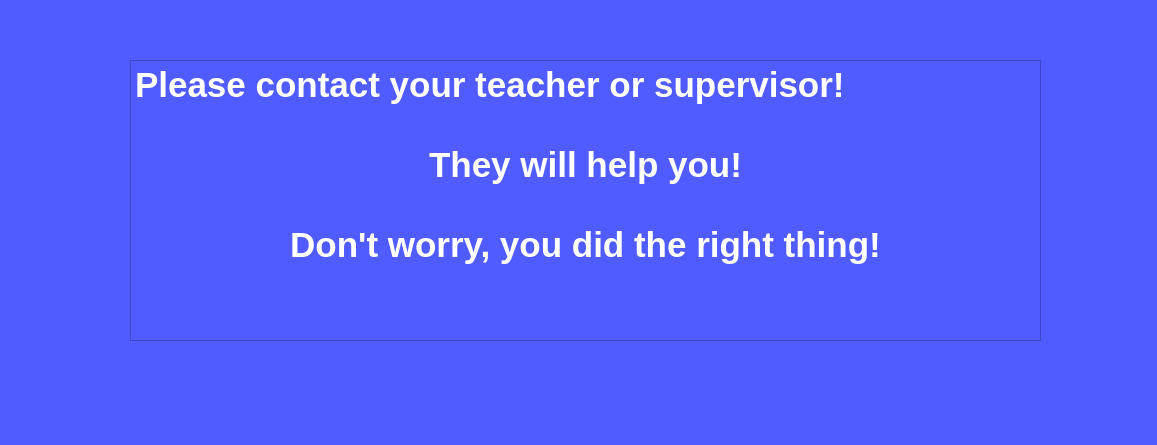
<?xml version="1.0" encoding="UTF-8"?>
<ui version="4.0">
 <class>ScreenCover</class>
 <widget class="QDockWidget" name="ScreenCover">
  <property name="geometry">
   <rect>
    <x>0</x>
    <y>0</y>
    <width>1157</width>
    <height>445</height>
   </rect>
  </property>
  <property name="styleSheet">
   <string notr="true">background-color: rgb(80, 92, 255)</string>
  </property>
  <property name="windowTitle">
   <string>DockWidget</string>
  </property>
  <widget class="QWidget" name="dockWidgetContents">
   <widget class="QTextBrowser" name="textBrowser">
    <property name="geometry">
     <rect>
      <x>130</x>
      <y>60</y>
      <width>911</width>
      <height>281</height>
     </rect>
    </property>
    <property name="styleSheet">
     <string notr="true">color: white;</string>
    </property>
    <property name="html">
     <string>&lt;!DOCTYPE HTML PUBLIC &quot;-//W3C//DTD HTML 4.0//EN&quot; &quot;http://www.w3.org/TR/REC-html40/strict.dtd&quot;&gt;
&lt;html&gt;&lt;head&gt;&lt;meta name=&quot;qrichtext&quot; content=&quot;1&quot; /&gt;&lt;style type=&quot;text/css&quot;&gt;
p, li { white-space: pre-wrap; }
&lt;/style&gt;&lt;/head&gt;&lt;body style=&quot; font-family:'Sans Serif'; font-size:9pt; font-weight:400; font-style:normal;&quot;&gt;
&lt;p style=&quot; margin-top:0px; margin-bottom:0px; margin-left:0px; margin-right:0px; -qt-block-indent:0; text-indent:0px;&quot;&gt;&lt;span style=&quot; font-size:26pt; font-weight:600;&quot;&gt;Please contact your teacher or supervisor! &lt;/span&gt;&lt;/p&gt;
&lt;p align=&quot;center&quot; style=&quot;-qt-paragraph-type:empty; margin-top:0px; margin-bottom:0px; margin-left:0px; margin-right:0px; -qt-block-indent:0; text-indent:0px; font-size:26pt; font-weight:600;&quot;&gt;&lt;br /&gt;&lt;/p&gt;
&lt;p align=&quot;center&quot; style=&quot; margin-top:0px; margin-bottom:0px; margin-left:0px; margin-right:0px; -qt-block-indent:0; text-indent:0px;&quot;&gt;&lt;span style=&quot; font-size:26pt; font-weight:600;&quot;&gt;They will help you!&lt;/span&gt;&lt;/p&gt;
&lt;p align=&quot;center&quot; style=&quot;-qt-paragraph-type:empty; margin-top:0px; margin-bottom:0px; margin-left:0px; margin-right:0px; -qt-block-indent:0; text-indent:0px; font-size:26pt; font-weight:600;&quot;&gt;&lt;br /&gt;&lt;/p&gt;
&lt;p align=&quot;center&quot; style=&quot; margin-top:0px; margin-bottom:0px; margin-left:0px; margin-right:0px; -qt-block-indent:0; text-indent:0px;&quot;&gt;&lt;span style=&quot; font-size:26pt; font-weight:600;&quot;&gt;Don't worry, you did the right thing!&lt;/span&gt;&lt;/p&gt;&lt;/body&gt;&lt;/html&gt;</string>
    </property>
   </widget>
  </widget>
 </widget>
 <resources/>
 <connections/>
</ui>
